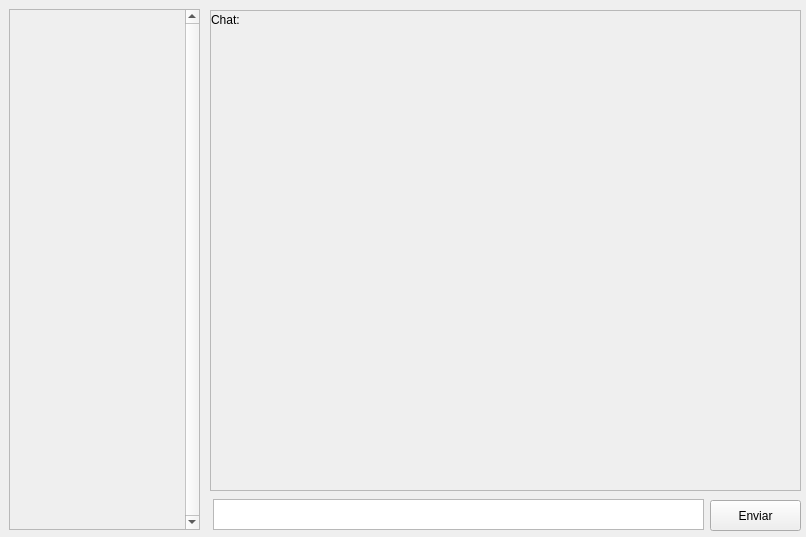
<?xml version="1.0" encoding="UTF-8"?>
<ui version="4.0">
 <class>Form</class>
 <widget class="QWidget" name="Form">
  <property name="geometry">
   <rect>
    <x>0</x>
    <y>0</y>
    <width>806</width>
    <height>537</height>
   </rect>
  </property>
  <property name="windowTitle">
   <string>Form</string>
  </property>
  <widget class="QScrollArea" name="scrollArea">
   <property name="geometry">
    <rect>
     <x>9</x>
     <y>9</y>
     <width>191</width>
     <height>521</height>
    </rect>
   </property>
   <property name="verticalScrollBarPolicy">
    <enum>Qt::ScrollBarAlwaysOn</enum>
   </property>
   <property name="widgetResizable">
    <bool>true</bool>
   </property>
   <widget class="QWidget" name="scrollAreaWidgetContents">
    <property name="geometry">
     <rect>
      <x>0</x>
      <y>0</y>
      <width>175</width>
      <height>519</height>
     </rect>
    </property>
    <widget class="QWidget" name="verticalLayoutWidget">
     <property name="geometry">
      <rect>
       <x>10</x>
       <y>0</y>
       <width>161</width>
       <height>521</height>
      </rect>
     </property>
     <layout class="QVBoxLayout" name="layCont">
      <property name="sizeConstraint">
       <enum>QLayout::SetDefaultConstraint</enum>
      </property>
      <property name="rightMargin">
       <number>0</number>
      </property>
     </layout>
    </widget>
   </widget>
  </widget>
  <widget class="QTextEdit" name="txtMsg">
   <property name="geometry">
    <rect>
     <x>213</x>
     <y>499</y>
     <width>491</width>
     <height>31</height>
    </rect>
   </property>
  </widget>
  <widget class="QPushButton" name="sendButton">
   <property name="geometry">
    <rect>
     <x>710</x>
     <y>500</y>
     <width>91</width>
     <height>31</height>
    </rect>
   </property>
   <property name="text">
    <string>Enviar</string>
   </property>
  </widget>
  <widget class="QScrollArea" name="scrollArea_2">
   <property name="geometry">
    <rect>
     <x>210</x>
     <y>10</y>
     <width>591</width>
     <height>481</height>
    </rect>
   </property>
   <property name="widgetResizable">
    <bool>true</bool>
   </property>
   <widget class="QWidget" name="scrollAreaWidgetContents_2">
    <property name="geometry">
     <rect>
      <x>0</x>
      <y>0</y>
      <width>589</width>
      <height>479</height>
     </rect>
    </property>
    <widget class="QLabel" name="lblChat">
     <property name="geometry">
      <rect>
       <x>0</x>
       <y>0</y>
       <width>401</width>
       <height>17</height>
      </rect>
     </property>
     <property name="text">
      <string>Chat: </string>
     </property>
    </widget>
    <widget class="QWidget" name="verticalLayoutWidget_2">
     <property name="geometry">
      <rect>
       <x>0</x>
       <y>20</y>
       <width>301</width>
       <height>461</height>
      </rect>
     </property>
     <layout class="QVBoxLayout" name="layIn"/>
    </widget>
    <widget class="QWidget" name="verticalLayoutWidget_3">
     <property name="geometry">
      <rect>
       <x>299</x>
       <y>19</y>
       <width>291</width>
       <height>461</height>
      </rect>
     </property>
     <layout class="QVBoxLayout" name="layOut"/>
    </widget>
   </widget>
  </widget>
 </widget>
 <resources/>
 <connections/>
</ui>
